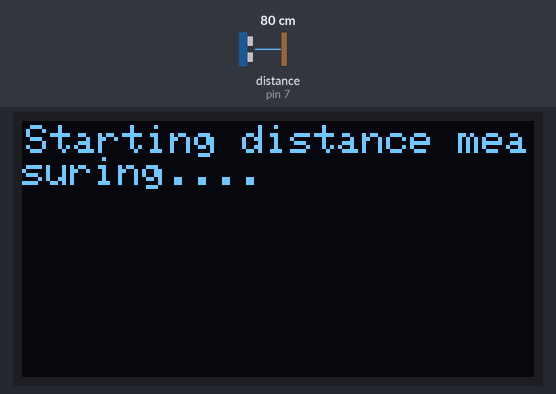
The sketch below on a simulated Arduino Uno, built with avr-gcc and run on an emulated ATmega328P. Shown: 128×64 one-colour display. The test bench sets the inputs (shaded band); at power-on: distance to the obstacle (sensor on pin 7) 80 cm. The echo pulse lasts 58.3 µs per cm; the display library's start-up logo is not drawn; what the sketch prints to the serial monitor is not drawn.

Above: at 2.1 s.
At 4.2 s:
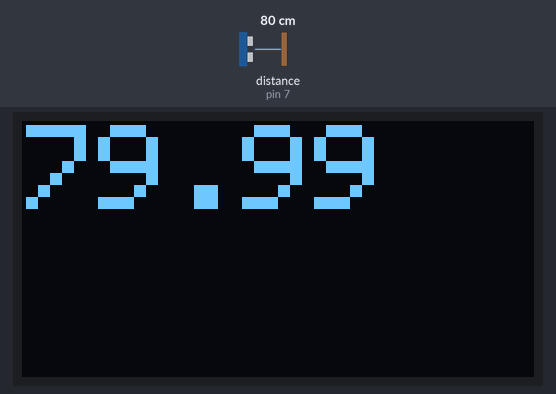
4.3 s: distance to the obstacle (sensor on pin 7) set to 4 cm
At 5.9 s:
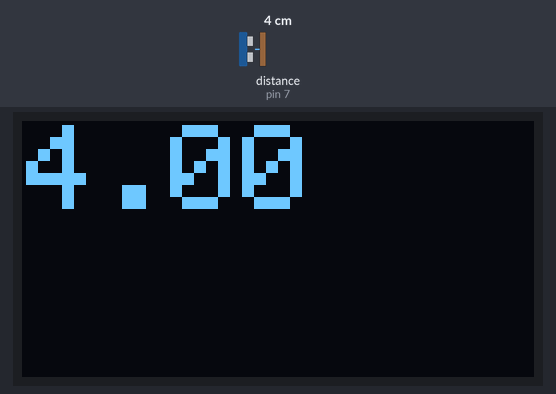
6.2 s: distance to the obstacle (sensor on pin 7) set to 2 cm
At 6.7 s:
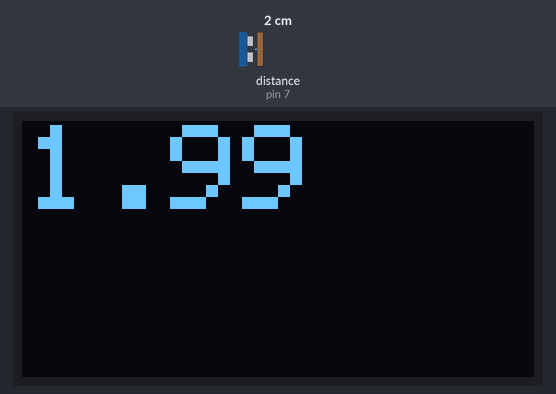
7.8 s: distance to the obstacle (sensor on pin 7) set to 9 cm
At 8.7 s:
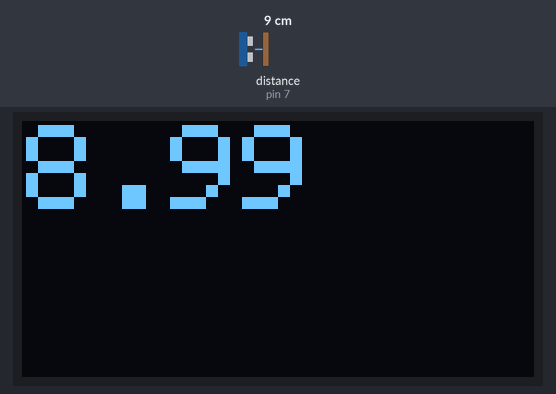
Timing chart, 0 to 10.8 s (numbered marks = the images above; inputs shaded):
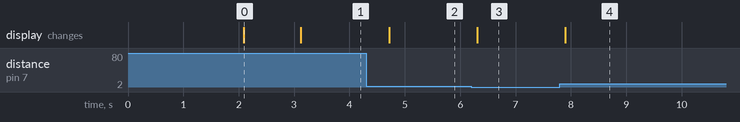

Measured:
- after the input at 4.3 s, the display: changes after 0.42 s (image 2)
- after the input at 6.2 s, the display: changes after 0.10 s (image 3)
- after the input at 7.8 s, the display: changes after 0.09 s (image 4)
- what the display in image 0 shows lasts 1.0 s, from 2.1 s to 3.1 s

The sketch:

UltraSound_OLED.ino
```cpp
/**
 * Based on: https://dronebotworkshop.com/hc-sr04-ultrasonic-distance-sensor-arduino/#1
*/

#include <NewPing.h>
#include <SPI.h>
#include <Wire.h>
#include <Adafruit_GFX.h>
#include <Adafruit_SSD1306.h>


const int baud = 9600;

// OLED
const int screenWidth = 128;
const int screenHeight = 64;
const int mosi = 9;
const int clk = 10;
const int dc = 11;
const int cs = 12;
const int reset = 13;
Adafruit_SSD1306 display(screenWidth, screenHeight, mosi, clk, dc, reset, cs);

// HC-SR04 pins
const int triggerPin = 6;
const int echoPin = 7;
const int maxDistance = 400;
const int minDistance = 2;

NewPing sonar(triggerPin, echoPin, maxDistance);

void setup() {
  Serial.begin(baud);
  // SSD1306_SWITCHCAPVCC = generate display voltage from 3.3V internally
  if(!display.begin(SSD1306_SWITCHCAPVCC)) {
    Serial.println(F("SSD1306 allocation failed"));
    for(;;); // Don't proceed, loop forever
  }
  display.display();
  delay(2000);
  showStarting();
}

void showStarting(){
  display.clearDisplay();

  display.setTextSize(1);      // Normal 1:1 pixel scale
  display.setTextColor(SSD1306_WHITE); // Draw white text
  display.setCursor(1, 1);     // Start at top-left corner
  display.cp437(true);         // Use full 256 char 'Code Page 437' font

  display.println("Starting distance measuring....");
  display.display();
  delay(1000);

}

void showDistance(float distance){
  display.clearDisplay();

  display.setTextSize(3);      // Normal 1:1 pixel scale
  display.setTextColor(SSD1306_WHITE); // Draw white text
  display.setCursor(1, 1);     // Start at top-left corner
  display.cp437(true);         // Use full 256 char 'Code Page 437' font

  display.println(distance);
  display.display();
  delay(1);
}

void loop() {
  float duration = sonar.ping();
  float distance = (duration / 2) * 0.0343;
  showDistance(distance);
  Serial.print("Distance = ");
  if(distance >=maxDistance || distance <= minDistance){
    Serial.println("Out of Range");
  }else{
    Serial.println(String(distance)+" cm");
  }
  delay(500);
}
```
